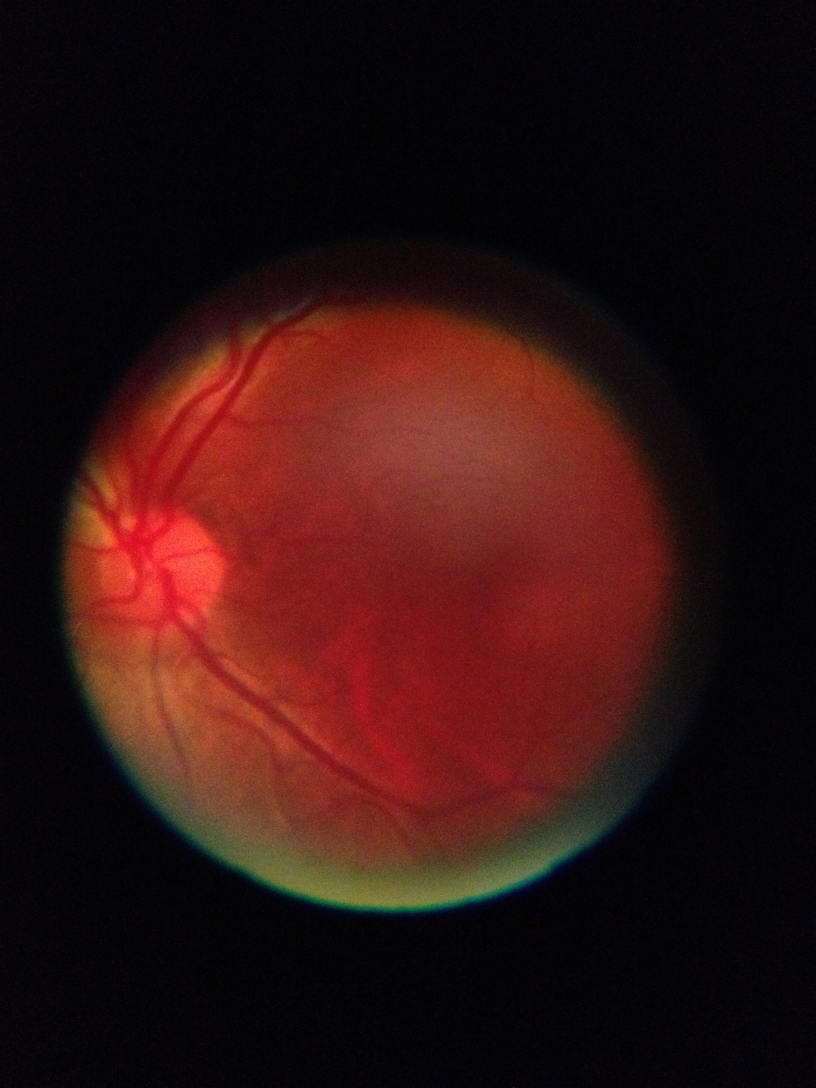
#> input picture tests/im5_1.jpg, 2448 x 3264 px, found by its file name (shown at 1/3 size)
$ python asift.py ../im5_1.jpg   (older library calls are emulated)
#> lines starting #> are read from the running program, lines starting #| are printed output that depends on the picture
### tests/deprecated/find_obj.py
#!/usr/bin/env python

'''
Feature-based image matching sample.

USAGE
  find_obj.py [--feature=<sift|surf|orb>[-flann]] [ <image1> <image2> ]

  --feature  - Feature to use. Can be sift, surf of orb. Append '-flann' to feature name
                to use Flann-based matcher instead bruteforce.

  Press left mouse button on a feature point to see its matching point.
'''
from __future__ import print_function

from builtins import zip
import cv2
import numpy as np

from tests.deprecated.common import anorm

FLANN_INDEX_KDTREE = 1  # bug: flann enums are missing
FLANN_INDEX_LSH    = 6


def init_feature(name):
    """
    This function takes parameters from a command to initialize a detector and matcher
    :param name: "<sift|surf|orb>[-flann]" (str) Ex: "sift-flann"
    :return: detector, matcher
    """
    chunks = name.split('-')
    if chunks[0] == 'sift':
        detector = cv2.SIFT()  # Scale-invariant feature transform
        norm = cv2.NORM_L2  # distance measurement to be used
    elif chunks[0] == 'surf':
        detector = cv2.SURF(800)  # Hessian Threshold to 800
        norm = cv2.NORM_L2  # distance measurement to be used
    elif chunks[0] == 'orb':
        detector = cv2.ORB(400)  # binary string based descriptors
        norm = cv2.NORM_HAMMING  # Hamming distance
    else:
        return None, None
    if 'flann' in chunks:  # FLANN based Matcher
        if norm == cv2.NORM_L2:  # for SIFT ans SURF
            flann_params = dict(algorithm = FLANN_INDEX_KDTREE, trees = 5)
        else:  # for ORB
            flann_params= dict(algorithm = FLANN_INDEX_LSH,
                               table_number = 6, # 12
                               key_size = 12,     # 20
                               multi_probe_level = 1) #2
        matcher = cv2.FlannBasedMatcher(flann_params, {})  # bug : need to pass empty dict (#1329)
    else:  # brute force matcher
        matcher = cv2.BFMatcher(norm)
    return detector, matcher


# [102 lines left out: functions filter_matches, explore_match, not called in this run]

# [42 lines that do not run on import are left out]

### tests/deprecated/asift.py
#!/usr/bin/env python

'''
Affine invariant feature-based image matching sample.

This sample is similar to find_obj.py, but uses the affine transformation
space sampling technique, called ASIFT [1]. While the original implementation
is based on SIFT, you can try to use SURF or ORB detectors instead. Homography RANSAC
is used to reject outliers. Threading is used for faster affine sampling.

[1] http://www.ipol.im/pub/algo/my_affine_sift/

USAGE
  asift.py [--feature=<sift|surf|orb>[-flann]] [ <image1> <image2> ]

  --feature  - Feature to use. Can be sift, surf of orb. Append '-flann' to feature name
                to use Flann-based matcher instead bruteforce.

  Press left mouse button on a feature point to see its matching point.

  Example: $python asift.py --feature=sift-flann im1_1.jpg im1_2.jpg

EDIT: This code has been obtained from OpenCV examples and modified by Davtoh 15/04/2015.
      e-mail: davsamirtor@hotmail.com ; davsamirtor@gmail.com
      Documentation has been expanded for better understanding of ASIFT implementation
      explained at http://www.ipol.im/pub/algo/my_affine_sift/
'''
from __future__ import division
from __future__ import print_function
from __future__ import absolute_import

from builtins import zip
from past.utils import old_div
import itertools as it
from multiprocessing.pool import ThreadPool

import cv2
import numpy as np

from .common import Timer
from .find_obj import init_feature, filter_matches, explore_match


# [72 lines left out: functions affine_skew, affine_detect, not called in this run]

if __name__ == '__main__':
    print(__doc__)

    #getting commands from command pront
    import sys, getopt
    opts, args = getopt.getopt(sys.argv[1:], '', ['feature='])
    opts = dict(opts)
    feature_name = opts.get('--feature', 'brisk-flann') #default is 'sift-flann'
    try: fn1, fn2 = args
    except:
        fn1 = r'im5_1.jpg'
        fn2 = r'im5_3.jpg'
    img1 = cv2.imread(fn1, 0)
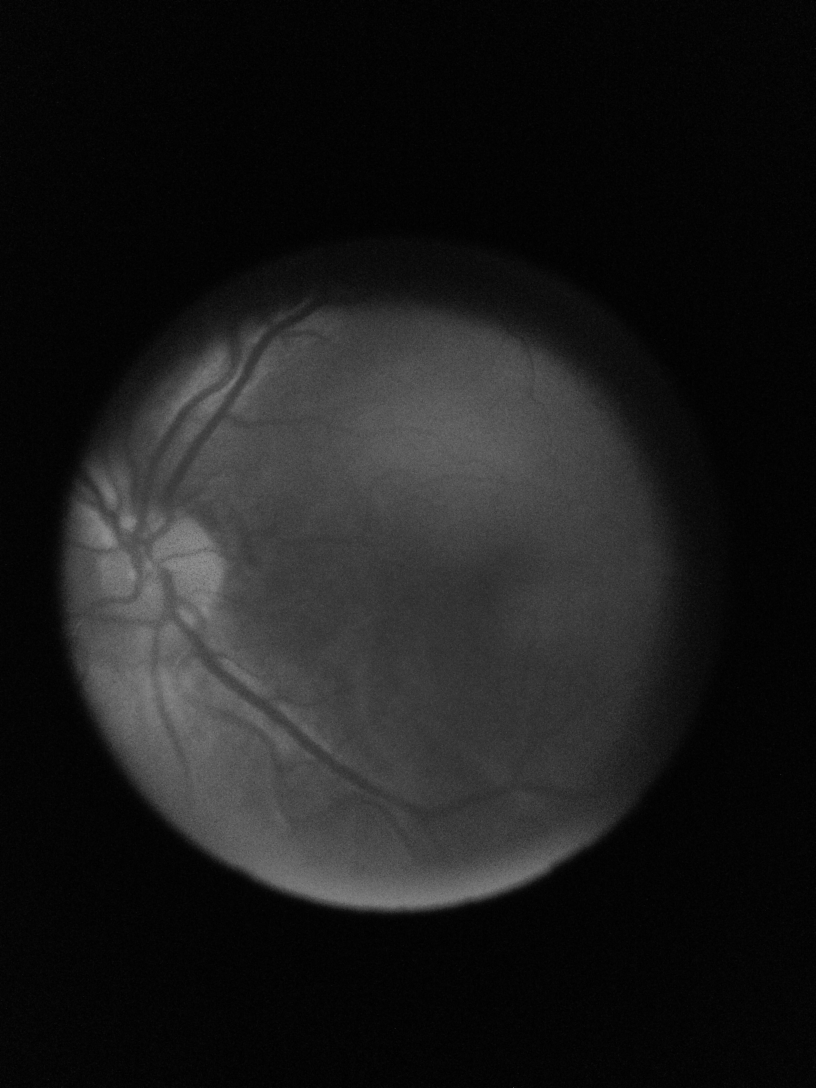
#> img1: shape (3264, 2448) (shown at 1/3 size); min 0, max 152, mean 27.4
    img2 = cv2.imread(fn2, 0)
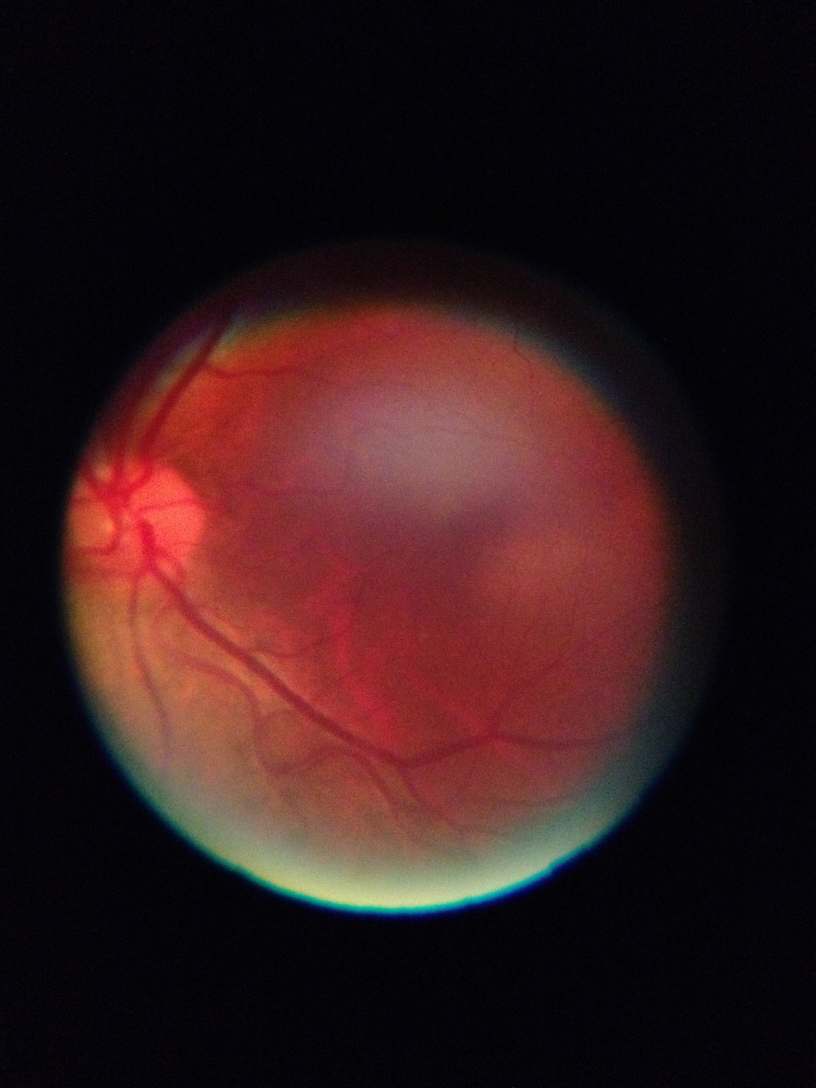
#> input picture tests/im5_3.jpg, 2448 x 3264 px, found by its file name (shown at 1/3 size)
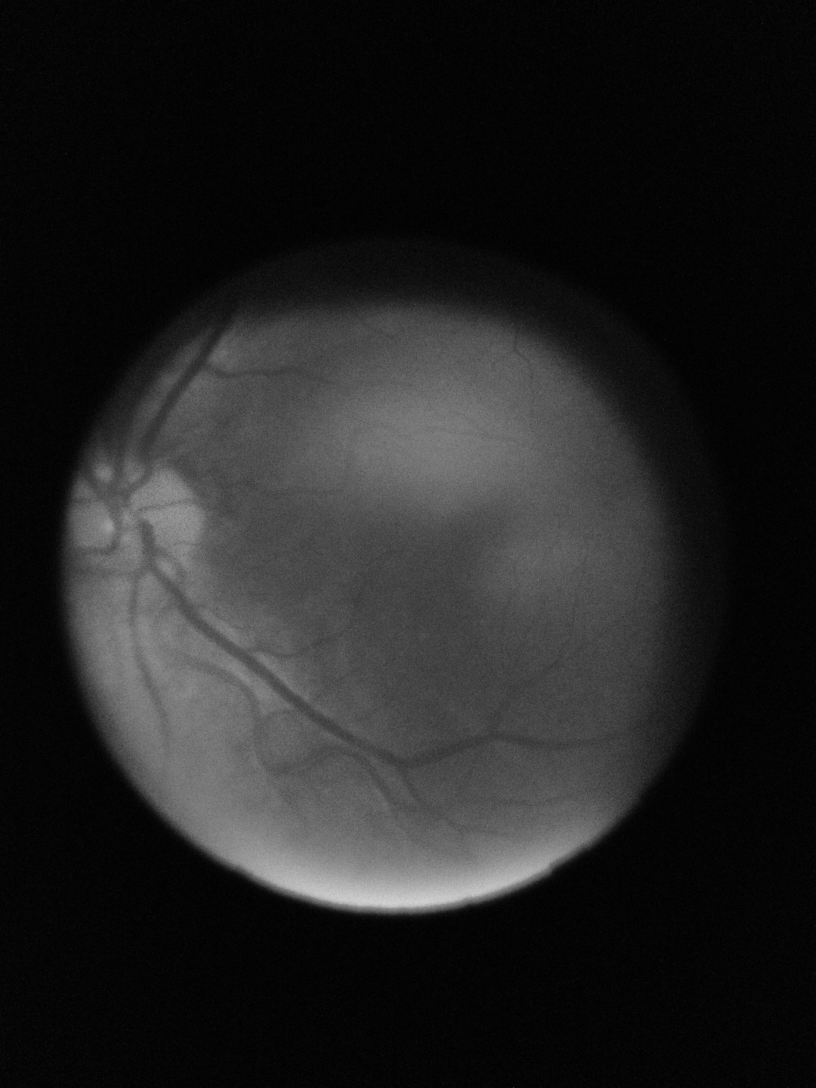
#> img2: shape (3264, 2448) (shown at 1/3 size); min 0, max 225, mean 34.1
    img1 = cv2.resize(img1, (500, 500))
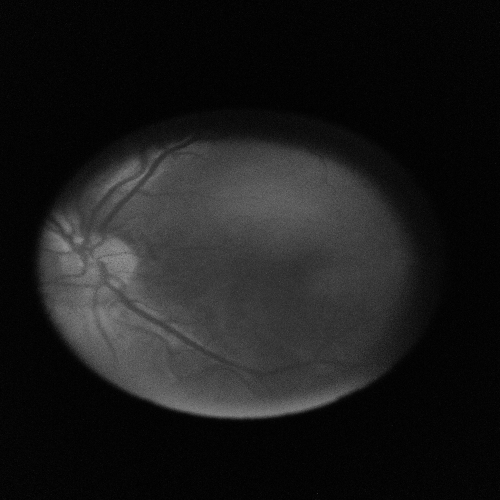
#> img1: shape (500, 500); min 0, max 144, mean 27.3
    img2 = cv2.resize(img2, (500, 500))
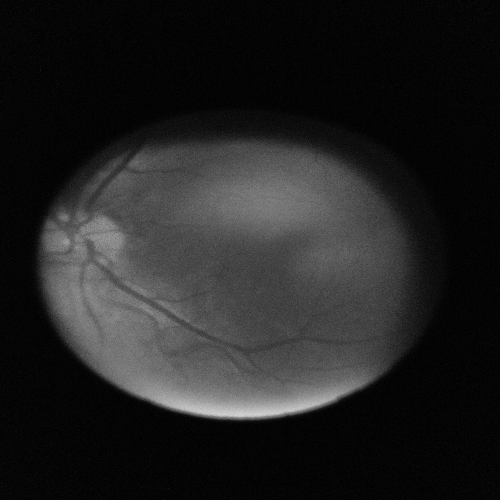
#> img2: shape (500, 500); min 0, max 212, mean 34

    detector, matcher = init_feature(feature_name)
    if detector != None:
        print('using', feature_name)
    else:
        print('unknown feature:', feature_name)
#> (the run stopped early here; a loop or call above may not have finished)
